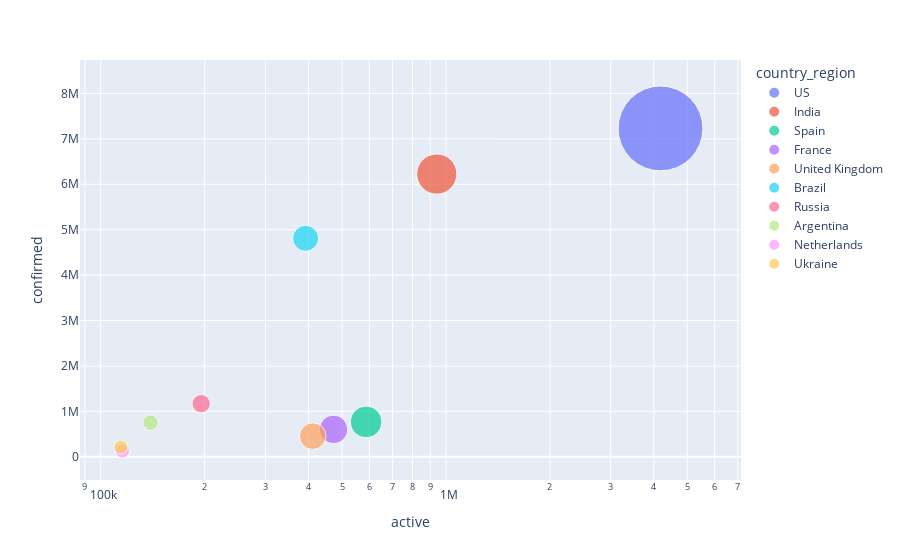

Notebook code cell kept with this figure:
### Code cell
#Active Cases
top_10_active = country_df.sort_values(by="active", ascending=False).head(10)
fig4 = px.scatter(top_10_active, 
                 x="active", y="confirmed",size="active", color="country_region",
                 hover_name="country_region", log_x=True, size_max=60)
fig4.show()

### Figure 1 — Plotly figure (JSON) as saved in the notebook; plotly's stock layout.template omitted (floating-point values rounded to 4 significant figures)
{"data": [{"hovertemplate": "<b>%{hovertext}</b><br><br>country_region=US<br>active=%{marker.size}<br>confirmed=%{y}<extra></extra>", "hovertext": ["US"], "legendgroup": "US", "marker": {"color": "#636efa", "size": [4182130], "sizemode": "area", "sizeref": 1162.0, "symbol": "circle"}, "mode": "markers", "name": "US", "orientation": "v", "showlegend": true, "type": "scatter", "x": [4182130], "xaxis": "x", "y": [7229723], "yaxis": "y"}, {"hovertemplate": "<b>%{hovertext}</b><br><br>country_region=India<br>active=%{marker.size}<br>confirmed=%{y}<extra></extra>", "hovertext": ["India"], "legendgroup": "India", "marker": {"color": "#EF553B", "size": [940441], "sizemode": "area", "sizeref": 1162.0, "symbol": "circle"}, "mode": "markers", "name": "India", "orientation": "v", "showlegend": true, "type": "scatter", "x": [940441], "xaxis": "x", "y": [6225763], "yaxis": "y"}, {"hovertemplate": "<b>%{hovertext}</b><br><br>country_region=Spain<br>active=%{marker.size}<br>confirmed=%{y}<extra></extra>", "hovertext": ["Spain"], "legendgroup": "Spain", "marker": {"color": "#00cc96", "size": [587021], "sizemode": "area", "sizeref": 1162.0, "symbol": "circle"}, "mode": "markers", "name": "Spain", "orientation": "v", "showlegend": true, "type": "scatter", "x": [587021], "xaxis": "x", "y": [769188], "yaxis": "y"}, {"hovertemplate": "<b>%{hovertext}</b><br><br>country_region=France<br>active=%{marker.size}<br>confirmed=%{y}<extra></extra>", "hovertext": ["France"], "legendgroup": "France", "marker": {"color": "#ab63fa", "size": [472387], "sizemode": "area", "sizeref": 1162.0, "symbol": "circle"}, "mode": "markers", "name": "France", "orientation": "v", "showlegend": true, "type": "scatter", "x": [472387], "xaxis": "x", "y": [604031], "yaxis": "y"}, {"hovertemplate": "<b>%{hovertext}</b><br><br>country_region=United Kingdom<br>active=%{marker.size}<br>confirmed=%{y}<extra></extra>", "hovertext": ["United Kingdom"], "legendgroup": "United Kingdom", "marker": {"color": "#FFA15A", "size": [411240], "sizemode": "area", "sizeref": 1162.0, "symbol": "circle"}, "mode": "markers", "name": "United Kingdom", "orientation": "v", "showlegend": true, "type": "scatter", "x": [411240], "xaxis": "x", "y": [455846], "yaxis": "y"}, {"hovertemplate": "<b>%{hovertext}</b><br><br>country_region=Brazil<br>active=%{marker.size}<br>confirmed=%{y}<extra></extra>", "hovertext": ["Brazil"], "legendgroup": "Brazil", "marker": {"color": "#19d3f3", "size": [392209], "sizemode": "area", "sizeref": 1162.0, "symbol": "circle"}, "mode": "markers", "name": "Brazil", "orientation": "v", "showlegend": true, "type": "scatter", "x": [392209], "xaxis": "x", "y": [4810935], "yaxis": "y"}, {"hovertemplate": "<b>%{hovertext}</b><br><br>country_region=Russia<br>active=%{marker.size}<br>confirmed=%{y}<extra></extra>", "hovertext": ["Russia"], "legendgroup": "Russia", "marker": {"color": "#FF6692", "size": [195381], "sizemode": "area", "sizeref": 1162.0, "symbol": "circle"}, "mode": "markers", "name": "Russia", "orientation": "v", "showlegend": true, "type": "scatter", "x": [195381], "xaxis": "x", "y": [1170799], "yaxis": "y"}, {"hovertemplate": "<b>%{hovertext}</b><br><br>country_region=Argentina<br>active=%{marker.size}<br>confirmed=%{y}<extra></extra>", "hovertext": ["Argentina"], "legendgroup": "Argentina", "marker": {"color": "#B6E880", "size": [139419], "sizemode": "area", "sizeref": 1162.0, "symbol": "circle"}, "mode": "markers", "name": "Argentina", "orientation": "v", "showlegend": true, "type": "scatter", "x": [139419], "xaxis": "x", "y": [751001], "yaxis": "y"}, {"hovertemplate": "<b>%{hovertext}</b><br><br>country_region=Netherlands<br>active=%{marker.size}<br>confirmed=%{y}<extra></extra>", "hovertext": ["Netherlands"], "legendgroup": "Netherlands", "marker": {"color": "#FF97FF", "size": [115512], "sizemode": "area", "sizeref": 1162.0, "symbol": "circle"}, "mode": "markers", "name": "Netherlands", "orientation": "v", "showlegend": true, "type": "scatter", "x": [115512], "xaxis": "x", "y": [125988], "yaxis": "y"}, {"hovertemplate": "<b>%{hovertext}</b><br><br>country_region=Ukraine<br>active=%{marker.size}<br>confirmed=%{y}<extra></extra>", "hovertext": ["Ukraine"], "legendgroup": "Ukraine", "marker": {"color": "#FECB52", "size": [114396], "sizemode": "area", "sizeref": 1162.0, "symbol": "circle"}, "mode": "markers", "name": "Ukraine", "orientation": "v", "showlegend": true, "type": "scatter", "x": [114396], "xaxis": "x", "y": [214446], "yaxis": "y"}], "layout": {"legend": {"itemsizing": "constant", "title": {"text": "country_region"}, "tracegroupgap": 0}, "margin": {"t": 60}, "xaxis": {"anchor": "y", "domain": [0, 1], "title": {"text": "active"}, "type": "log"}, "yaxis": {"anchor": "x", "domain": [0, 1], "title": {"text": "confirmed"}}}}
